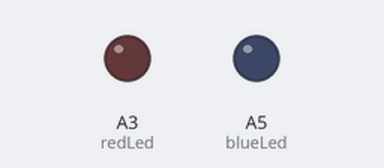
Recording of a sketch running on a simulated nRF52 board. Shown: output pins drawn as LEDs (lit = HIGH). A phone connects over Bluetooth LE 3 s after start.

Above: at 0.1 s.
At 3.1 s:
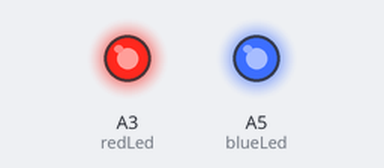
Timing chart, 0 to 4.6 s (numbered marks = the images above):
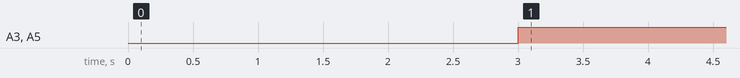

The sketch:

LEDControl.ino
```cpp
/*This code sets up the nrf52832 Feather as a peripheral with one custom service and one characteristic
The characteristic has read and write permissions, and contains a 2-byte value, which we map to the state of the LEDs.
Whenver the value of the characteristic is changed by another device (a central), the LED states also change accoridngly.

Whenever the value of the characteristic changes, a callback function is executed that reads the
new value and then sets the state of the LEDs accordingly. Notice that thee main loop is completely empty.
We are not doing any polling, but rather everything is event driven and based purely on callback functions.

That is very nice with this approach where we are working directly with the characteristic, is that we don't
have to worry about matching baud rates, we don't have to constantly be polling and checking for data which
saves energy, and we have full flexibility in what we want to do. This approach is way better than BLE UART.
*/

/*  TODO: Is there a way to simplify how UUID is assigned?
 *  TODO: Look more indepth into the advertising settings, flags, permissions.
 *  TODO: How are my communication parameters, tx power, etc.
 *  TODO: Can you add encription?
 */
#include <bluefruit.h>
#define DEVICE_NAME "nrf52 LED Control"// Device Name: Maximum 30 bytes
#define LED_SERVICE_UUID "a3941db0-a97c-4cf1-943f-a25ff9ba40cd"
#define LED_CHARACTERISTIC_UUID "5b8c0ab6-a058-4684-b2b6-4a0a692e2d45"

#define redLed 17 //red led
#define blueLed 19

uint8_t ledServiceUUID[16];
uint8_t ledCharacteristicUUID[16];

BLEService ledService;
BLECharacteristic ledCharacteristic;

void setup() {
  pinMode(redLed, OUTPUT);
  pinMode(blueLed, OUTPUT);
  Bluefruit.begin();
  Bluefruit.setName(DEVICE_NAME);
  Bluefruit.Periph.setConnectCallback(connect_callback);
  Bluefruit.Periph.setDisconnectCallback(disconnect_callback);
  setupServices();
  startAdvertising();
}

void loop() {
}

void setupServices(void) {
  // Convert String UUID to raw UUID bytes
  strUUID2Bytes(LED_SERVICE_UUID, ledServiceUUID);
  strUUID2Bytes(LED_CHARACTERISTIC_UUID, ledCharacteristicUUID);

  ledService = BLEService(ledServiceUUID);
  ledService.begin();

  ledCharacteristic = BLECharacteristic(ledCharacteristicUUID);
  ledCharacteristic.setProperties(CHR_PROPS_WRITE | CHR_PROPS_READ);
  ledCharacteristic.setWriteCallback(getCharacteristicValueAndSetLEDs);
  ledCharacteristic.setPermission(SECMODE_ENC_NO_MITM, SECMODE_ENC_NO_MITM);
    //For the permission, the first parameter is the READ, second the WRITE permission
  ledCharacteristic.setFixedLen(2);
  ledCharacteristic.begin();
}

void startAdvertising(void) {
  Bluefruit.Advertising.addFlags(BLE_GAP_ADV_FLAGS_LE_ONLY_GENERAL_DISC_MODE);
  Bluefruit.Advertising.addTxPower();
  Bluefruit.Advertising.addService(ledService);
  Bluefruit.ScanResponse.addName();
  Bluefruit.Advertising.restartOnDisconnect(true);
  Bluefruit.Advertising.start(0);
}

//###########################---Callbacks---##################################

//This is executed when a central device writes to the characteristic.
void getCharacteristicValueAndSetLEDs(uint16_t conn_hdl, BLECharacteristic* chr, uint8_t* data, uint16_t len) {
  if(len==2){
    int firstByte = data[0];
    char secondByte = data[1];
    digitalWrite(redLed, firstByte);
    digitalWrite(blueLed, secondByte);
  }
}
void connect_callback(uint16_t conn_handle){
  //Set the initial value of the characteristic and the initial states of the LEDs to that value.
  uint8_t chrVals[] = {0x01,0x01};
  digitalWrite(redLed,chrVals[0]);
  digitalWrite(blueLed,chrVals[1]);
  ledCharacteristic.write(chrVals,2);
}
void disconnect_callback(uint16_t conn_handle, uint8_t reason){
  digitalWrite(redLed,LOW);
  digitalWrite(blueLed,LOW);
}

//###########################---UUID Converter---#################################
void strUUID2Bytes(String strUUID, uint8_t binUUID[]) {
  String hexString = String(strUUID);
  hexString.replace("-", "");

  for (int i = 16; i != 0 ; i--) {
    binUUID[i - 1] = hex2c(hexString[(16 - i) * 2], hexString[((16 - i) * 2) + 1]);
  }
}

char hex2c(char c1, char c2) {
  return (nibble2c(c1) << 4) + nibble2c(c2);
}

char nibble2c(char c) {
  if ((c >= '0') && (c <= '9')) return c - '0';
  if ((c >= 'A') && (c <= 'F')) return c + 10 - 'A';
  if ((c >= 'a') && (c <= 'f')) return c + 10 - 'a';
  return 0;
}
```

Measured:
- by itself, A3 (redLed), A5 (blueLed): LOW → HIGH at 3.0 s
